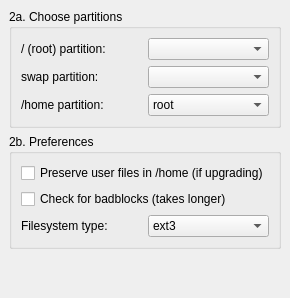
     <widget class="QWidget" name="Step_2">
      <layout class="QGridLayout">
       <property name="margin">
        <number>9</number>
       </property>
       <property name="spacing">
        <number>6</number>
       </property>
       <item row="2" column="0">
        <spacer>
         <property name="orientation">
          <enum>Qt::Vertical</enum>
         </property>
         <property name="sizeHint" stdset="0">
          <size>
           <width>20</width>
           <height>40</height>
          </size>
         </property>
        </spacer>
       </item>
       <item row="0" column="0">
        <widget class="QGroupBox" name="rootBox">
         <property name="sizePolicy">
          <sizepolicy hsizetype="MinimumExpanding" vsizetype="Minimum">
           <horstretch>0</horstretch>
           <verstretch>0</verstretch>
          </sizepolicy>
         </property>
         <property name="title">
          <string>2a. Choose partitions</string>
         </property>
         <layout class="QGridLayout">
          <property name="margin">
           <number>9</number>
          </property>
          <property name="spacing">
           <number>6</number>
          </property>
          <item row="1" column="1">
           <widget class="QComboBox" name="swapCombo">
            <property name="sizePolicy">
             <sizepolicy hsizetype="MinimumExpanding" vsizetype="Minimum">
              <horstretch>0</horstretch>
              <verstretch>0</verstretch>
             </sizepolicy>
            </property>
           </widget>
          </item>
          <item row="0" column="0">
           <widget class="QLabel" name="rootLabel">
            <property name="sizePolicy">
             <sizepolicy hsizetype="MinimumExpanding" vsizetype="Minimum">
              <horstretch>0</horstretch>
              <verstretch>0</verstretch>
             </sizepolicy>
            </property>
            <property name="font">
             <font/>
            </property>
            <property name="text">
             <string>/ (root) partition:</string>
            </property>
            <property name="wordWrap">
             <bool>false</bool>
            </property>
           </widget>
          </item>
          <item row="0" column="1">
           <widget class="QComboBox" name="rootCombo">
            <property name="sizePolicy">
             <sizepolicy hsizetype="MinimumExpanding" vsizetype="Minimum">
              <horstretch>0</horstretch>
              <verstretch>0</verstretch>
             </sizepolicy>
            </property>
           </widget>
          </item>
          <item row="1" column="0">
           <widget class="QLabel" name="swapLabel">
            <property name="sizePolicy">
             <sizepolicy hsizetype="MinimumExpanding" vsizetype="Minimum">
              <horstretch>0</horstretch>
              <verstretch>0</verstretch>
             </sizepolicy>
            </property>
            <property name="text">
             <string>swap partition:</string>
            </property>
            <property name="wordWrap">
             <bool>false</bool>
            </property>
           </widget>
          </item>
          <item row="2" column="0">
           <widget class="QLabel" name="homeLabel">
            <property name="sizePolicy">
             <sizepolicy hsizetype="MinimumExpanding" vsizetype="Minimum">
              <horstretch>0</horstretch>
              <verstretch>0</verstretch>
             </sizepolicy>
            </property>
            <property name="text">
             <string>/home partition:</string>
            </property>
            <property name="wordWrap">
             <bool>false</bool>
            </property>
           </widget>
          </item>
          <item row="2" column="1">
           <widget class="QComboBox" name="homeCombo">
            <property name="sizePolicy">
             <sizepolicy hsizetype="MinimumExpanding" vsizetype="Minimum">
              <horstretch>0</horstretch>
              <verstretch>0</verstretch>
             </sizepolicy>
            </property>
            <item>
             <property name="text">
              <string>root</string>
             </property>
            </item>
           </widget>
          </item>
         </layout>
        </widget>
       </item>
       <item row="1" column="0">
        <widget class="QGroupBox" name="partsPreferencesBox">
         <property name="sizePolicy">
          <sizepolicy hsizetype="MinimumExpanding" vsizetype="Minimum">
           <horstretch>0</horstretch>
           <verstretch>0</verstretch>
          </sizepolicy>
         </property>
         <property name="title">
          <string>2b. Preferences</string>
         </property>
         <layout class="QGridLayout">
          <property name="margin">
           <number>9</number>
          </property>
          <property name="spacing">
           <number>6</number>
          </property>
          <item row="1" column="0" colspan="2">
           <widget class="QCheckBox" name="badblocksCheck">
            <property name="sizePolicy">
             <sizepolicy hsizetype="MinimumExpanding" vsizetype="Minimum">
              <horstretch>0</horstretch>
              <verstretch>0</verstretch>
             </sizepolicy>
            </property>
            <property name="minimumSize">
             <size>
              <width>0</width>
              <height>0</height>
             </size>
            </property>
            <property name="text">
             <string>Check for badblocks (takes longer)</string>
            </property>
            <property name="checked">
             <bool>false</bool>
            </property>
           </widget>
          </item>
          <item row="2" column="1">
           <widget class="QComboBox" name="rootTypeCombo">
            <property name="sizePolicy">
             <sizepolicy hsizetype="MinimumExpanding" vsizetype="Minimum">
              <horstretch>0</horstretch>
              <verstretch>0</verstretch>
             </sizepolicy>
            </property>
            <item>
             <property name="text">
              <string>ext3</string>
             </property>
            </item>
            <item>
             <property name="text">
              <string>ext4</string>
             </property>
            </item>
            <item>
             <property name="text">
              <string>reiserfs</string>
             </property>
            </item>
           </widget>
          </item>
          <item row="2" column="0">
           <widget class="QLabel" name="rootTypeLabel">
            <property name="sizePolicy">
             <sizepolicy hsizetype="MinimumExpanding" vsizetype="Minimum">
              <horstretch>0</horstretch>
              <verstretch>0</verstretch>
             </sizepolicy>
            </property>
            <property name="minimumSize">
             <size>
              <width>0</width>
              <height>0</height>
             </size>
            </property>
            <property name="font">
             <font/>
            </property>
            <property name="text">
             <string>Filesystem type:</string>
            </property>
            <property name="wordWrap">
             <bool>false</bool>
            </property>
           </widget>
          </item>
          <item row="0" column="0" colspan="2">
           <widget class="QCheckBox" name="saveHomeCheck">
            <property name="sizePolicy">
             <sizepolicy hsizetype="MinimumExpanding" vsizetype="Minimum">
              <horstretch>0</horstretch>
              <verstretch>0</verstretch>
             </sizepolicy>
            </property>
            <property name="text">
             <string>Preserve user files in /home (if upgrading)</string>
            </property>
           </widget>
          </item>
         </layout>
        </widget>
       </item>
      </layout>
     </widget>
